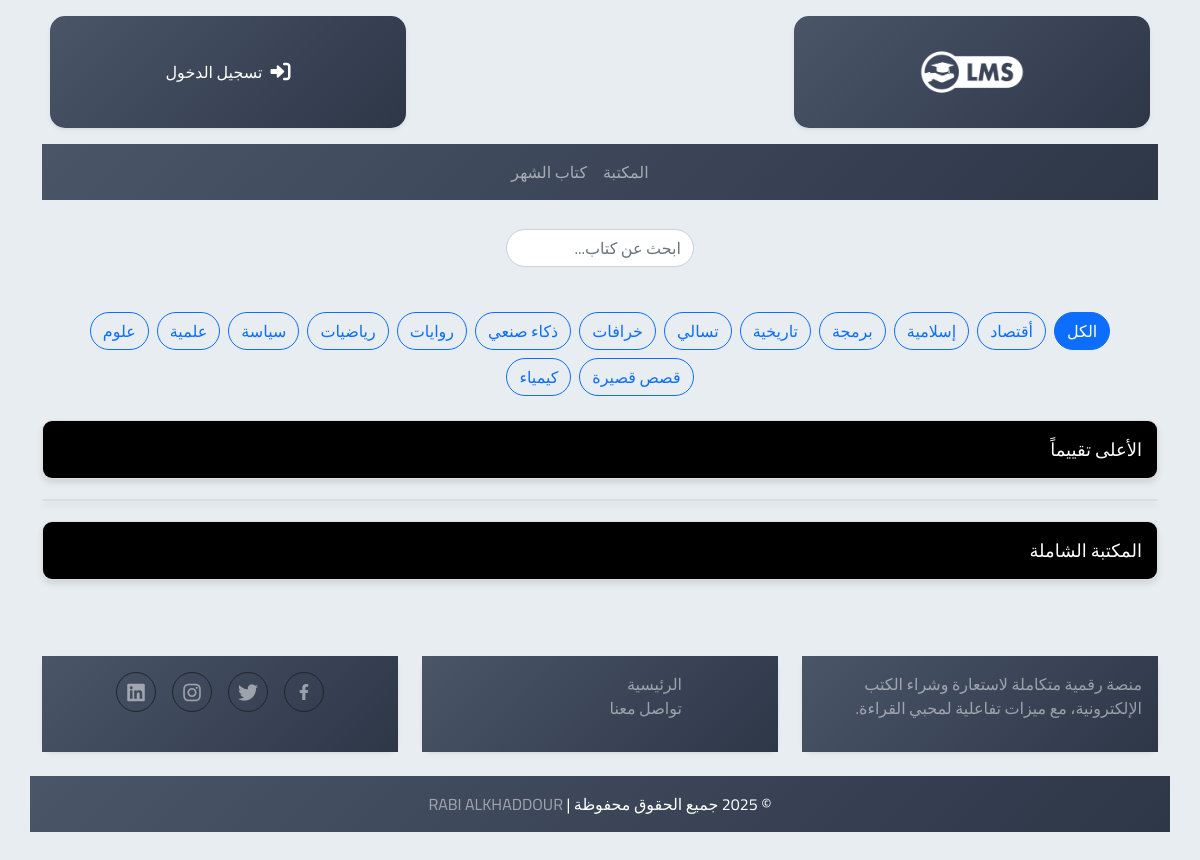
The app's page /index2.php with its own data.
### tables this page shows
CREATE TABLE `categories` (
  `category_id` int NOT NULL,
  `category_name` varchar(50) NOT NULL
);

### index2.php (the view, shortened to what this page needs)
<?php
require __DIR__ . '/includes/header.php';
$query = "
SELECT
    b.*,
    categories.category_name
FROM books b
INNER JOIN categories
    ON b.category_id = categories.category_id
WHERE b.evaluation > 2
";
$stmt = $conn->prepare($query);
$stmt->execute();
$rated_books = $stmt->get_result()->fetch_all(MYSQLI_ASSOC);
?>
<div>
<div class="home-search mb-4 text-center">
    <form id="searchForm" onsubmit="return false;">
        <input type="text" id="searchInput" class="form-control rounded-pill w-100 mx-auto"
            placeholder="ابحث عن كتاب..." autocomplete="off">
    </form>
</div>
<div class="filter-bar d-flex justify-content-center gap-2 mb-4 flex-wrap" id="categoryFilter">
    <button class="filter-btn btn btn-outline-primary rounded-pill active"
            data-category="all">الكل</button>
    <?php
    $categories = $conn->query("SELECT * FROM categories");
    while($cat = $categories->fetch_assoc()):
    ?>
    <button class="filter-btn btn btn-outline-primary rounded-pill"
            data-category="<?= $cat['category_id'] ?>"><?= $cat['category_name'] ?></button>
    <?php endwhile; ?>
</div>
<div>
    <div class="accordion">
        <?php if (!empty($rated_books)): ?>
        <button class="accordion-header"> الأعلى تقييماً</button>
        <?php endif; ?>
    </div>
    <div class="accordion">
    </div>
    <div class="accordion">
        <button class="accordion-header"> المكتبة الشاملة</button>
    </div>
</div>
<?php require __DIR__ . '/includes/footer.php'; ?>

### assets/css/style.css (style rules this page uses)
:root { --primary-color: #000000; --secondary-color: #c19a6b; --accent-color: #e7d7c1; --light-bg: #f8f5f2; --dark-text: #3a2e2a; --success-color: #5c8370; --sidebar-width: 250px; }
body, h1, h2, h3, h4, h5, h6, p, a, button, input, textarea, select, .navbar, .card, .alert { font-family: 'Cairo', sans-serif !important; }
.btn, .form-control, .dropdown-menu, .modal-title, .table { font-family: 'Cairo', sans-serif !important; }
body { font-family: 'Cairo', sans-serif; background:#e7edf0; direction: rtl; text-align: right; }
*, *:after, *:before { box-sizing: border-box; }
.home-search { display: flex; justify-content: center; align-items: center; height: 10vh; }
.accordion { margin-bottom: 20px; border: 1px solid #ddd; border-radius: 10px; overflow: hidden; box-shadow: 0 4px 6px rgba(0, 0, 0, 0.1); }
.accordion-header { background-color: var(--primary-color); color: white; padding: 15px; text-align: right; border: none; cursor: pointer; font-size: 18px; width: 100%; text-transform: uppercase; transition: background-color 0.3s ease; }
.filter-btn.active { background-color: #0d6efd; color: white !important; }

### records on screen
categories: category_name "أقتصاد"
categories: category_name "إسلامية"
categories: category_name "برمجة"
categories: category_name "تاريخية"
categories: category_name "تسالي"
categories: category_name "خرافات"
categories: category_name "ذكاء صنعي"
categories: category_name "روايات"
categories: category_name "رياضيات"
categories: category_name "سياسة"
categories: category_name "علمية"
categories: category_name "علوم"
categories: category_name "قصص قصيرة"
categories: category_name "كيمياء"
